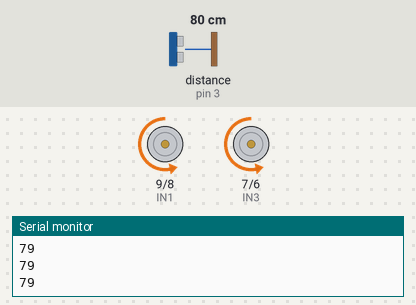
This sketch was run on a simulated Arduino Uno, built with avr-gcc and run on an emulated ATmega328P. Parts: motor-driver pin pairs drawn as motors (green arrow = first pin HIGH = forward, orange = second pin HIGH = backward, longer = more drive, scaled by the enable pin), the last lines printed to the serial monitor. Wiring (inferred from the names in the program): ultrasonic range finder: trigger pin 4; echo pin 3. The inputs (shaded band) are chosen by the test bench; at power-on: distance to the obstacle (sensor on pin 3) 80 cm. The echo pulse lasts 58.3 µs per cm.

Above: at 1.2 s.
1.3 s: distance to the obstacle (sensor on pin 3) set to 40 cm
2.8 s: distance to the obstacle (sensor on pin 3) set to 33 cm
At 3.4 s:
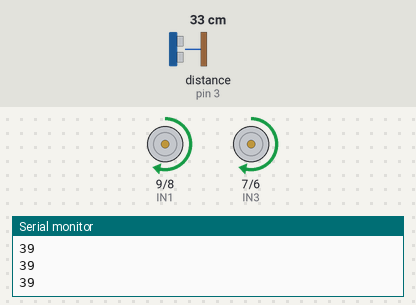
5.8 s: distance to the obstacle (sensor on pin 3) set to 60 cm
At 6.4 s:
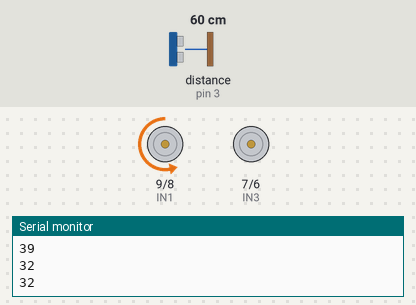
8.0 s: distance to the obstacle (sensor on pin 3) set to 2 cm
At 8.12 s:
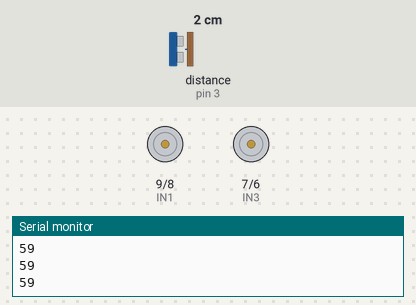
Timing chart, 0 to 12.0 s (numbered marks = the images above; inputs shaded):
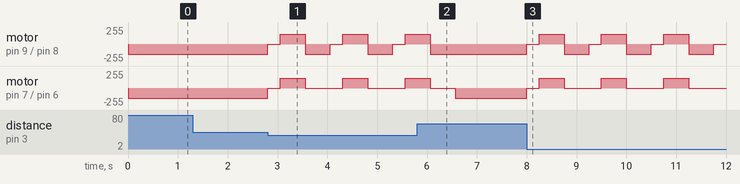

Measured:
- the behaviour switches between 36 and 35 cm on distance to the obstacle (sensor on pin 3) (found by bisection; images 0 and 1)
- after the input at 2.8 s, motor on pin 9 (IN1) / pin 8 (IN2): backward 150/255 → stopped at once, then repeats every 1.3 s: forward 150/255 0.50 s, backward 150/255 0.50 s, stopped 0.25 s; motor on pin 7 (IN3) / pin 6 (IN4): backward 150/255 → stopped at once, then repeats every 1.3 s: forward 150/255 0.50 s, stopped 0.75 s
- after the input at 5.8 s, motor on pin 9 (IN1) / pin 8 (IN2): goes on until 6.1 s, then stays backward 150/255
- after the input at 8.0 s, motor on pin 9 (IN1) / pin 8 (IN2): backward 150/255 → stopped at once, then repeats every 1.3 s: forward 150/255 0.50 s, backward 150/255 0.50 s, stopped 0.25 s; motor on pin 7 (IN3) / pin 6 (IN4): backward 150/255 → stopped at once, then repeats every 1.3 s: forward 150/255 0.50 s, stopped 0.75 s

The sketch:

Obstacle_Avoiding_Code.ino
```cpp
#define speedL 10
#define IN1 9
#define IN2 8
#define IN3 7
#define IN4 6
#define speedR 5
#define trig 4
#define echo 3

long duration, distance;

void setup() {
  // Set all pins as OUTPUT
  for (int i = 4; i <= 10; i++) {
    pinMode(i, OUTPUT);
  }
  // Set echo pin as INPUT
  pinMode(echo, INPUT);
  // Begin serial communication
  Serial.begin(9600);
}

void Ultrasonic() {
  // Clear trigger pin
  digitalWrite(trig, LOW);
  delayMicroseconds(2);
  // Send 10us pulse to trigger pin
  digitalWrite(trig, HIGH);
  delayMicroseconds(10);
  digitalWrite(trig, LOW);
  // Measure the duration of the pulse
  duration = pulseIn(echo, HIGH);
  // Calculate distance
  distance = (duration / 2) * 0.0343;
}

void backword() {
  // Set motor direction for backward motion
  digitalWrite(IN1, HIGH);
  digitalWrite(IN2, LOW);
  digitalWrite(IN3, HIGH);
  digitalWrite(IN4, LOW);
  // Set motor speeds
  analogWrite(speedL, 150);
  analogWrite(speedR, 150);
}

void forward() {
  // Set motor direction for forward motion
  digitalWrite(IN1, LOW);
  digitalWrite(IN2, HIGH);
  digitalWrite(IN3, LOW);
  digitalWrite(IN4, HIGH);
  // Set motor speeds
  analogWrite(speedL, 150);
  analogWrite(speedR, 150);
}

void left() {
  // Set motor direction for left turn
  digitalWrite(IN1, LOW);
  digitalWrite(IN2, LOW);
  digitalWrite(IN3, LOW);
  digitalWrite(IN4, HIGH);
  // Set motor speeds
  analogWrite(speedL, 0);
  analogWrite(speedR, 150);
}

void right() {
  // Set motor direction for right turn
  digitalWrite(IN1, LOW);
  digitalWrite(IN2, HIGH);
  digitalWrite(IN3, LOW);
  digitalWrite(IN4, LOW);
  // Set motor speeds
  analogWrite(speedL, 150);
  analogWrite(speedR, 150);
}

void stopp() {
  // Stop both motors
  digitalWrite(speedL, LOW);
  digitalWrite(speedR, LOW);
}

void loop() {
  // Print distance to serial monitor
  Serial.println(distance);
  // Measure distance using ultrasonic sensor
  Ultrasonic();
  // If obstacle detected within 35 cm
  if (distance < 35 && distance != 0) {
    // Stop motors, delay, move backward, delay, then turn right
    stopp();
    delay(250);
    backword();
    delay(500);
    right();
    delay(500);
  }
  // If no obstacle detected
  else if (distance == 0) {
    // Move forward
    forward();
  }
  // If obstacle not too close
  else {
    // Move forward
    forward();
  }
}
```
